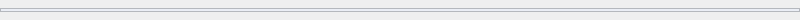
<?xml version="1.0" encoding="UTF-8"?>
<ui version="4.0">
 <class>musicSilder</class>
 <widget class="QWidget" name="musicSilder">
  <property name="geometry">
   <rect>
    <x>0</x>
    <y>0</y>
    <width>800</width>
    <height>20</height>
   </rect>
  </property>
  <property name="windowTitle">
   <string>Form</string>
  </property>
  <widget class="QFrame" name="inLine">
   <property name="geometry">
    <rect>
     <x>0</x>
     <y>8</y>
     <width>800</width>
     <height>4</height>
    </rect>
   </property>
   <property name="styleSheet">
    <string notr="true">#inLine
{
background-color:#EBEEF5;
}</string>
   </property>
   <property name="frameShape">
    <enum>QFrame::StyledPanel</enum>
   </property>
   <property name="frameShadow">
    <enum>QFrame::Raised</enum>
   </property>
  </widget>
  <widget class="QFrame" name="outLine">
   <property name="geometry">
    <rect>
     <x>0</x>
     <y>8</y>
     <width>0</width>
     <height>4</height>
    </rect>
   </property>
   <property name="styleSheet">
    <string notr="true">#outLine
{
background-color:#1ECC94;
}</string>
   </property>
   <property name="frameShape">
    <enum>QFrame::StyledPanel</enum>
   </property>
   <property name="frameShadow">
    <enum>QFrame::Raised</enum>
   </property>
  </widget>
 </widget>
 <resources/>
 <connections/>
</ui>
